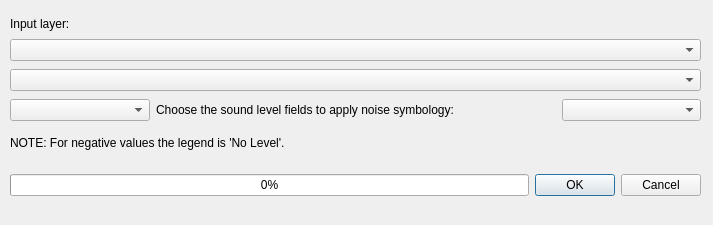
<?xml version="1.0" encoding="UTF-8"?>
<ui version="4.0">
 <class>ApplyNoiseSymbology_window</class>
 <widget class="QDialog" name="ApplyNoiseSymbology_window">
  <property name="enabled">
   <bool>true</bool>
  </property>
  <property name="geometry">
   <rect>
    <x>0</x>
    <y>0</y>
    <width>713</width>
    <height>225</height>
   </rect>
  </property>
  <property name="sizePolicy">
   <sizepolicy hsizetype="Fixed" vsizetype="Fixed">
    <horstretch>0</horstretch>
    <verstretch>0</verstretch>
   </sizepolicy>
  </property>
  <property name="minimumSize">
   <size>
    <width>713</width>
    <height>225</height>
   </size>
  </property>
  <property name="maximumSize">
   <size>
    <width>713</width>
    <height>225</height>
   </size>
  </property>
  <property name="sizeIncrement">
   <size>
    <width>0</width>
    <height>0</height>
   </size>
  </property>
  <property name="windowTitle">
   <string>opeNoise - Apply Noise Symbology</string>
  </property>
  <property name="locale">
   <locale language="Italian" country="Italy"/>
  </property>
  <widget class="QWidget" name="horizontalLayoutWidget_2">
   <property name="geometry">
    <rect>
     <x>10</x>
     <y>165</y>
     <width>691</width>
     <height>41</height>
    </rect>
   </property>
   <layout class="QHBoxLayout" name="horizontalLayout">
    <item>
     <widget class="QProgressBar" name="progressBar">
      <property name="value">
       <number>0</number>
      </property>
     </widget>
    </item>
    <item>
     <widget class="QDialogButtonBox" name="run_buttonBox">
      <property name="sizePolicy">
       <sizepolicy hsizetype="Fixed" vsizetype="Fixed">
        <horstretch>0</horstretch>
        <verstretch>0</verstretch>
       </sizepolicy>
      </property>
      <property name="orientation">
       <enum>Qt::Horizontal</enum>
      </property>
      <property name="standardButtons">
       <set>QDialogButtonBox::Cancel|QDialogButtonBox::Ok</set>
      </property>
     </widget>
    </item>
   </layout>
  </widget>
  <widget class="QWidget" name="verticalLayoutWidget_2">
   <property name="geometry">
    <rect>
     <x>10</x>
     <y>15</y>
     <width>691</width>
     <height>81</height>
    </rect>
   </property>
   <layout class="QVBoxLayout" name="receivers_layer_verticalLayout">
    <property name="sizeConstraint">
     <enum>QLayout::SetNoConstraint</enum>
    </property>
    <item>
     <widget class="QLabel" name="receiver_points_layer_label">
      <property name="sizePolicy">
       <sizepolicy hsizetype="Fixed" vsizetype="Fixed">
        <horstretch>0</horstretch>
        <verstretch>0</verstretch>
       </sizepolicy>
      </property>
      <property name="text">
       <string>Input layer:</string>
      </property>
     </widget>
    </item>
    <item>
     <widget class="QgsMapLayerComboBox" name="layer_comboBox"/>
    </item>
    <item>
     <widget class="QComboBox" name="layer_comboBox_old"/>
    </item>
   </layout>
  </widget>
  <widget class="QWidget" name="verticalLayoutWidget_3">
   <property name="geometry">
    <rect>
     <x>10</x>
     <y>90</y>
     <width>691</width>
     <height>71</height>
    </rect>
   </property>
   <layout class="QVBoxLayout" name="verticalLayout">
    <item>
     <layout class="QHBoxLayout" name="horizontalLayout_2">
      <property name="sizeConstraint">
       <enum>QLayout::SetMinAndMaxSize</enum>
      </property>
      <item>
       <widget class="QComboBox" name="level_comboBox_old">
        <property name="sizePolicy">
         <sizepolicy hsizetype="Preferred" vsizetype="Fixed">
          <horstretch>0</horstretch>
          <verstretch>0</verstretch>
         </sizepolicy>
        </property>
       </widget>
      </item>
      <item>
       <widget class="QLabel" name="choose_fileds_label">
        <property name="sizePolicy">
         <sizepolicy hsizetype="Fixed" vsizetype="Fixed">
          <horstretch>0</horstretch>
          <verstretch>0</verstretch>
         </sizepolicy>
        </property>
        <property name="minimumSize">
         <size>
          <width>400</width>
          <height>0</height>
         </size>
        </property>
        <property name="maximumSize">
         <size>
          <width>400</width>
          <height>4007215</height>
         </size>
        </property>
        <property name="text">
         <string>Choose the sound level fields to apply noise symbology:</string>
        </property>
       </widget>
      </item>
      <item>
       <widget class="QgsFieldComboBox" name="level_comboBox"/>
      </item>
     </layout>
    </item>
    <item>
     <widget class="QLabel" name="choose_fileds_label_3">
      <property name="sizePolicy">
       <sizepolicy hsizetype="Fixed" vsizetype="Fixed">
        <horstretch>0</horstretch>
        <verstretch>0</verstretch>
       </sizepolicy>
      </property>
      <property name="text">
       <string>NOTE: For negative values the legend is 'No Level'.</string>
      </property>
     </widget>
    </item>
   </layout>
  </widget>
 </widget>
 <customwidgets>
  <customwidget>
   <class>QgsFieldComboBox</class>
   <extends>QComboBox</extends>
   <header>qgis.gui</header>
  </customwidget>
  <customwidget>
   <class>QgsMapLayerComboBox</class>
   <extends>QComboBox</extends>
   <header>qgis.gui</header>
  </customwidget>
 </customwidgets>
 <resources/>
 <connections>
  <connection>
   <sender>run_buttonBox</sender>
   <signal>accepted()</signal>
   <receiver>ApplyNoiseSymbology_window</receiver>
   <slot>accept()</slot>
   <hints>
    <hint type="sourcelabel">
     <x>699</x>
     <y>197</y>
    </hint>
    <hint type="destinationlabel">
     <x>157</x>
     <y>274</y>
    </hint>
   </hints>
  </connection>
  <connection>
   <sender>run_buttonBox</sender>
   <signal>rejected()</signal>
   <receiver>ApplyNoiseSymbology_window</receiver>
   <slot>reject()</slot>
   <hints>
    <hint type="sourcelabel">
     <x>699</x>
     <y>197</y>
    </hint>
    <hint type="destinationlabel">
     <x>286</x>
     <y>274</y>
    </hint>
   </hints>
  </connection>
  <connection>
   <sender>layer_comboBox</sender>
   <signal>layerChanged(QgsMapLayer*)</signal>
   <receiver>level_comboBox</receiver>
   <slot>setLayer(QgsMapLayer*)</slot>
   <hints>
    <hint type="sourcelabel">
     <x>373</x>
     <y>49</y>
    </hint>
    <hint type="destinationlabel">
     <x>628</x>
     <y>111</y>
    </hint>
   </hints>
  </connection>
 </connections>
</ui>
